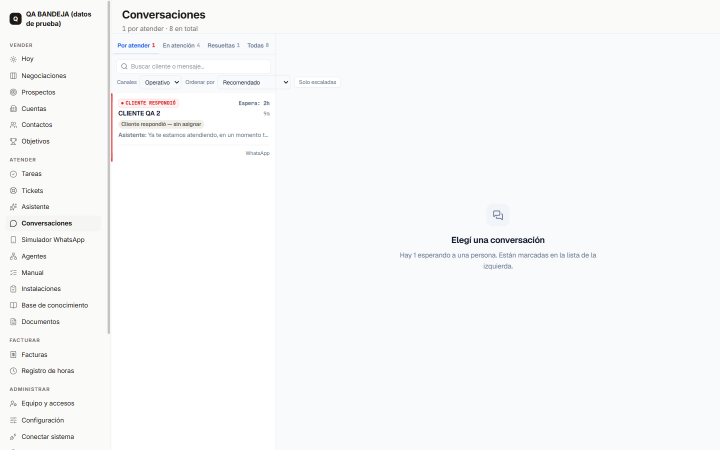
#> input picture bandeja-desktop-1440.png, 1440 x 900 px (shown at 1/2 size)
$ python p0_foto_real.py ../bandeja-desktop-1440.png ../bandeja-desktop-1440.png
#> lines starting #> are read from the running program, lines starting #| are printed output that depends on the picture
### nucleo/canales/media.py
# -*- coding: utf-8 -*-
"""
================================================================================
 MULTIMEDIA  -  achicar antes de guardar
================================================================================

Por que existe
--------------
Un telefono moderno manda fotos de 3 a 8 MB. Lo que hace falta para atender el
caso es ver que la luz del router esta en rojo, y para eso sobra una decima
parte. Guardar el original multiplica por diez el tamano de la base y no agrega
un solo dato util.

No sabe de WhatsApp ni de ningun canal: recibe bytes y devuelve bytes. El canal
lo llama despues de descargar (nucleo/canales/whatsapp.py) y antes de escribir
(nucleo/persistencia/db.py).

DEGRADA, NO FALLA
-----------------
Si Pillow no esta instalado, si el formato es raro o si la imagen viene rota,
se devuelve el original sin tocar. Perder la foto porque no se pudo comprimir
seria cambiar un problema de espacio por uno de informacion.
================================================================================
"""

from __future__ import annotations

import io

# Lado mayor al que se reduce una foto. 1600 px sigue permitiendo leer una
# etiqueta de router o el numero de serie de una ONT ampliando; mas que eso es
# resolucion que nadie mira en la pantalla de un CRM.
LADO_MAXIMO = 1600
CALIDAD_JPEG = 80


def comprimir_imagen(contenido: bytes, mime: str = "") -> tuple[bytes, str]:
    """
    (bytes, mime) listos para guardar.

    Devuelve el original si no hay nada que ganar -- comprimir una imagen que
    ya es chica la deja igual o mas pesada, y encima le agrega una recodificacion
    que solo pierde calidad.
    """
    try:
        from PIL import Image
    except ImportError:
        # Sin Pillow se guarda tal cual: pesa mas, pero la foto llega.
        return contenido, mime

    try:
        img = Image.open(io.BytesIO(contenido))
        img.load()
    except Exception:
        return contenido, mime

    try:
        # Un PNG con transparencia o un modo raro no se puede guardar como
        # JPEG. Se aplana contra blanco, que es como se va a ver en la interfaz.
        if img.mode in ("RGBA", "LA", "P"):
            fondo = Image.new("RGB", img.size, (255, 255, 255))
            img = img.convert("RGBA")
            fondo.paste(img, mask=img.split()[-1])
            img = fondo
        elif img.mode != "RGB":
            img = img.convert("RGB")

        if max(img.size) > LADO_MAXIMO:
            img.thumbnail((LADO_MAXIMO, LADO_MAXIMO), Image.LANCZOS)

        buffer = io.BytesIO()
        # optimize + progressive: dos pasadas mas al guardar, ~10% menos peso y
        # la foto se ve entera antes al cargarla en la bandeja.
        img.save(buffer, format="JPEG", quality=CALIDAD_JPEG,
                 optimize=True, progressive=True)
        comprimido = buffer.getvalue()
    except Exception:
        return contenido, mime

    if len(comprimido) >= len(contenido):
        return contenido, mime
    return comprimido, "image/jpeg"


# [11 lines left out: function preparar, not called in this run]

### tests/p0_foto_real.py
# -*- coding: utf-8 -*-
"""
================================================================================
 P0 CON UNA FOTO DE VERDAD  --  que sobrevive a comprimir_imagen()
================================================================================

    py -3.13 tests/p0_foto_real.py <ruta de la foto> [carpeta de salida]

POR QUE NO ALCANZABA LA MEDICION SINTETICA
-------------------------------------------
El P0 del 02/10/2026 se hizo con rasgos DIBUJADOS: circulos de color plano y
texto nitido sobre fondo liso. Midio lo que podia medir --que el escalado y
el JPEG 80 no corren el color de un LED, ni siquiera a 4.8 px-- y eso sigue
valiendo. Pero un dibujo no tiene nada de lo que de verdad complica una foto
de soporte: reflejo en el plastico, el LED quemado por sobreexposicion, el
movido, la luz de tungsteno que tine todo de naranja, el fondo cargado.

Un LED rojo y uno naranja son dos valores distintos del catalogo y dos
diagnosticos distintos. Si la camara de un telefono barato, con poca luz, los
acerca lo suficiente como para que la compresion los junte, el catalogo se
apoya en algo que no se sostiene -- y eso solo lo dice una foto real.

QUE HACE
--------
No inventa un veredicto automatico. Pasa la foto por la MISMA compresion de
produccion, guarda las dos versiones y recorta las zonas en las que hay algo
que mirar, ampliadas, para poder compararlas de verdad. El veredicto lo pone
quien mira -- que es justo lo que una heuristica no puede hacer.

Lo numerico que si se puede medir sin saber que hay en la foto va igual:
tamano, factor de escala y NITIDEZ por zona (varianza del Laplaciano), que
es lo que se desploma cuando un detalle fino se pierde.

LO QUE NO HACE
--------------
No manda la foto a ningun lado. Es medicion local de la compresion. Para
saber si el MODELO la entiende esta tests/test_vision_api_real.py, que
acepta una ruta como argumento.
"""

from __future__ import annotations

import sys
from pathlib import Path

sys.path.insert(0, str(Path(__file__).resolve().parents[1]))

from nucleo.canales.media import comprimir_imagen, LADO_MAXIMO, CALIDAD_JPEG


def nitidez(img) -> float:
    """
    Varianza del Laplaciano: cuanto detalle fino queda.

    Es la medida clasica de enfoque. No dice si un LED se distingue --para eso
    hay que mirar-- pero se desploma cuando el detalle se perdio, y comparar
    la misma zona antes y despues SI dice cuanto se perdio.
    """
    from PIL import ImageFilter
    gris = img.convert("L")
    bordes = gris.filter(ImageFilter.FIND_EDGES)
    #  getdata() queda deprecada en Pillow 14 y get_flattened_data no existe
    #  en las anteriores: se pide la nueva y se cae a la vieja. Un aviso de
    #  deprecacion en la salida de una medicion es ruido que termina haciendo
    #  que no se lea el resto.
    leer = getattr(bordes, "get_flattened_data", None) or bordes.getdata
    px = list(leer())
    if not px:
        return 0.0
    media = sum(px) / len(px)
    return sum((p - media) ** 2 for p in px) / len(px)


def main() -> int:
    if len(sys.argv) < 2:
        print(__doc__)
        print("[falta] la ruta de la foto.")
        return 2

    from PIL import Image

    origen = Path(sys.argv[1])
    if not origen.exists():
        print(f"[error] no existe: {origen}")
        return 2

    salida = Path(sys.argv[2]) if len(sys.argv) > 2 else origen.parent / "p0"
    salida.mkdir(parents=True, exist_ok=True)

    crudo = origen.read_bytes()
    antes = Image.open(origen)
#> antes is the input picture: PIL image 1440x900 RGB; mean R, G, B 247.2, 248.3, 249.4
    antes.load()

    comprimido, mime = comprimir_imagen(crudo, "image/jpeg")
    despues = Image.open(__import__("io").BytesIO(comprimido))
    despues.load()

    escala = despues.size[0] / antes.size[0]
#> escala = 1

    print("=" * 72)
    print(f" P0 REAL  --  {origen.name}")
    print("=" * 72)
    print(f" comprimir_imagen(): LADO_MAXIMO={LADO_MAXIMO} CALIDAD={CALIDAD_JPEG}")
    print()
    print(f"  original    {antes.size[0]}x{antes.size[1]}   "
          f"{len(crudo) // 1024} KB   {antes.mode}")
#|   original    1440x900   92 KB   RGB
    print(f"  comprimida  {despues.size[0]}x{despues.size[1]}   "
          f"{len(comprimido) // 1024} KB   {mime}")
#|   comprimida  1440x900   54 KB   image/jpeg
    print(f"  escala      {escala:.3f}"
          + (f"   (reduccion de {1 / escala:.2f}x)" if escala else ""))
#|   escala      1.000   (reduccion de 1.00x)
    print(f"  peso        {100 - len(comprimido) * 100 // max(1, len(crudo))}% menos")

    #  La MISMA zona en las dos, al mismo tamano, para que la comparacion sea
    #  honesta: comparar una grande contra una chica siempre favorece a la
    #  grande por el solo hecho de ser grande.
    comparable = antes.resize(despues.size, Image.LANCZOS)

    print()
    print("  NITIDEZ POR ZONA (varianza del Laplaciano; mas alto = mas detalle)")
    print(f"  {'zona':<16} {'original':>12} {'comprimida':>12} {'queda':>8}")

    zonas = {
        "arriba izq": (0.00, 0.00, 0.50, 0.50),
        "arriba der": (0.50, 0.00, 1.00, 0.50),
        "abajo izq": (0.00, 0.50, 0.50, 1.00),
        "abajo der": (0.50, 0.50, 1.00, 1.00),
        "centro": (0.25, 0.25, 0.75, 0.75),
        "imagen entera": (0.00, 0.00, 1.00, 1.00),
    }
    an, al = despues.size
#> an = 1440; al = 900
    for nombre, (x0, y0, x1, y1) in zonas.items():
        caja = (int(x0 * an), int(y0 * al), int(x1 * an), int(y1 * al))
        a = nitidez(comparable.crop(caja))
        d = nitidez(despues.crop(caja))
        pct = (d / a * 100) if a else 0
        print(f"  {nombre:<16} {a:>12.1f} {d:>12.1f} {pct:>7.0f}%")
#> this loop made 6 passes
#> (a, d, pct) on passes 1 to 6: (2697.4, 2687, 99.62), (471.7, 475.7, 100.9), (1632.9, 1641.4, 100.5), (933.3, 938.5, 100.6), (1044.8, 1046.1, 100.1), (1248.4, 1255.7, 100.6)
#|   arriba izq             2697.4       2687.0     100%
#|   arriba der              471.7        475.7     101%
#|   abajo izq              1632.9       1641.4     101%
#|   abajo der               933.3        938.5     101%
#|   centro                 1044.8       1046.1     100%
#|   imagen entera          1248.4       1255.7     101%
#> pass 1, in nitidez, `gris = img.convert("L")`:
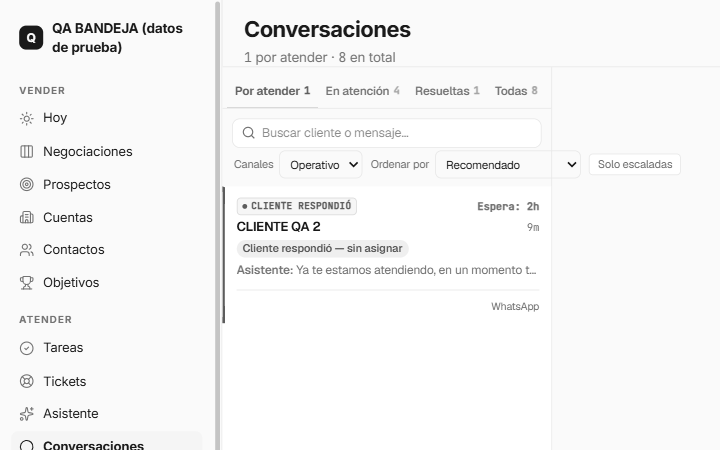
#> gris: PIL image 720x450 L; min 23, max 255, mean 245.1
#> pass 1, in nitidez, `bordes = gris.filter(ImageFilter.FIND_EDGES)`:
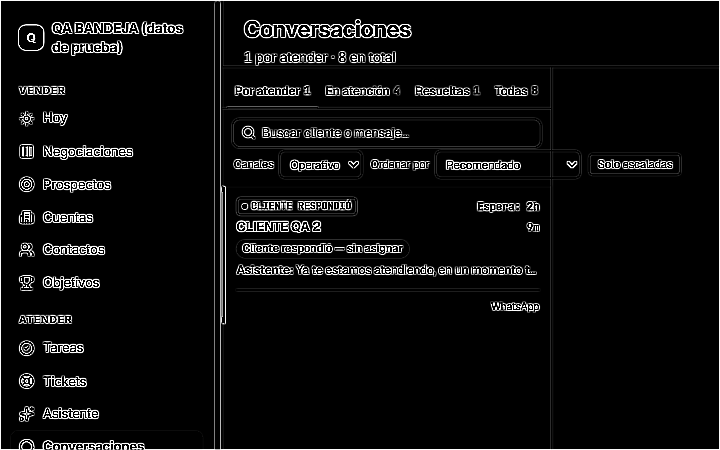
#> bordes: PIL image 720x450 L; min 0, max 255, mean 13.6

    #  Los recortes, x3, para mirar de cerca. Es lo que de verdad contesta
    #  "se distingue el color del LED": el ojo, no un numero.
    print()
    print("  RECORTES AMPLIADOS (x3) para comparar a ojo:")
    for nombre, (x0, y0, x1, y1) in zonas.items():
        if nombre == "imagen entera":
            continue
        caja = (int(x0 * an), int(y0 * al), int(x1 * an), int(y1 * al))
        clave = nombre.replace(" ", "_")
        for etiqueta, img in (("original", comparable), ("comprimida", despues)):
            recorte = img.crop(caja)
            recorte = recorte.resize(
                (recorte.size[0] * 3, recorte.size[1] * 3), Image.LANCZOS)
            destino = salida / f"{clave}__{etiqueta}.png"
            recorte.save(destino)
#> this loop made 6 passes
#> pass 1, in main, `recorte.save(destino)`:
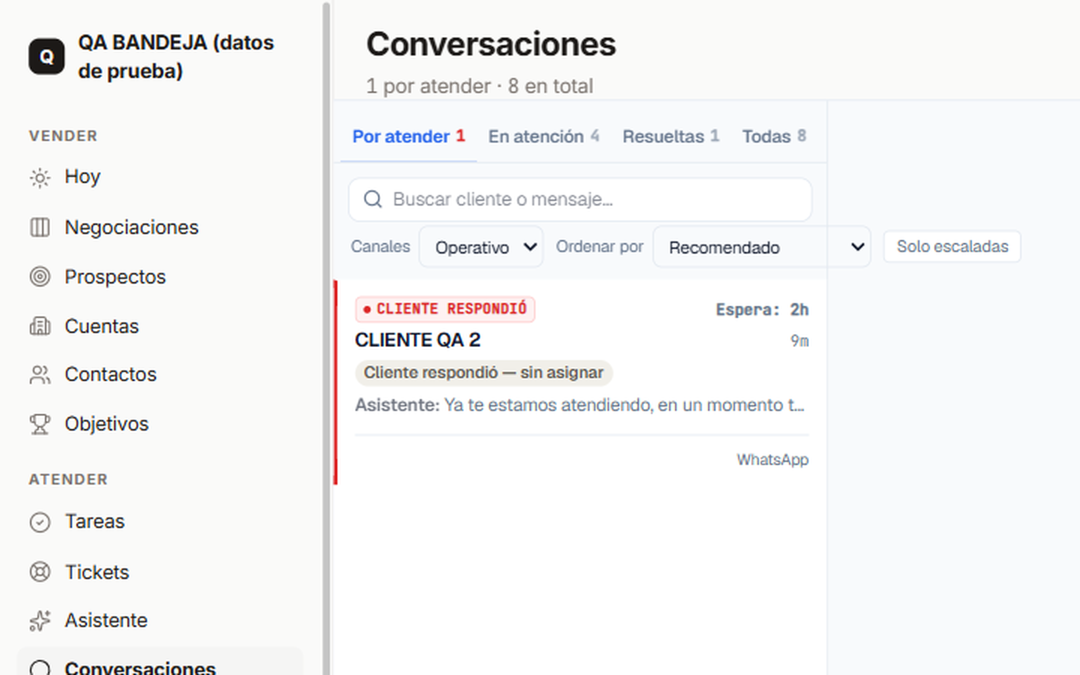
#> saved as arriba_izq__original.png: PIL image 2160x1350 RGB (shown at 1/2 size); mean R, G, B 244.6, 244.8, 245.2
#> pass 2, in main, `recorte.save(destino)`:
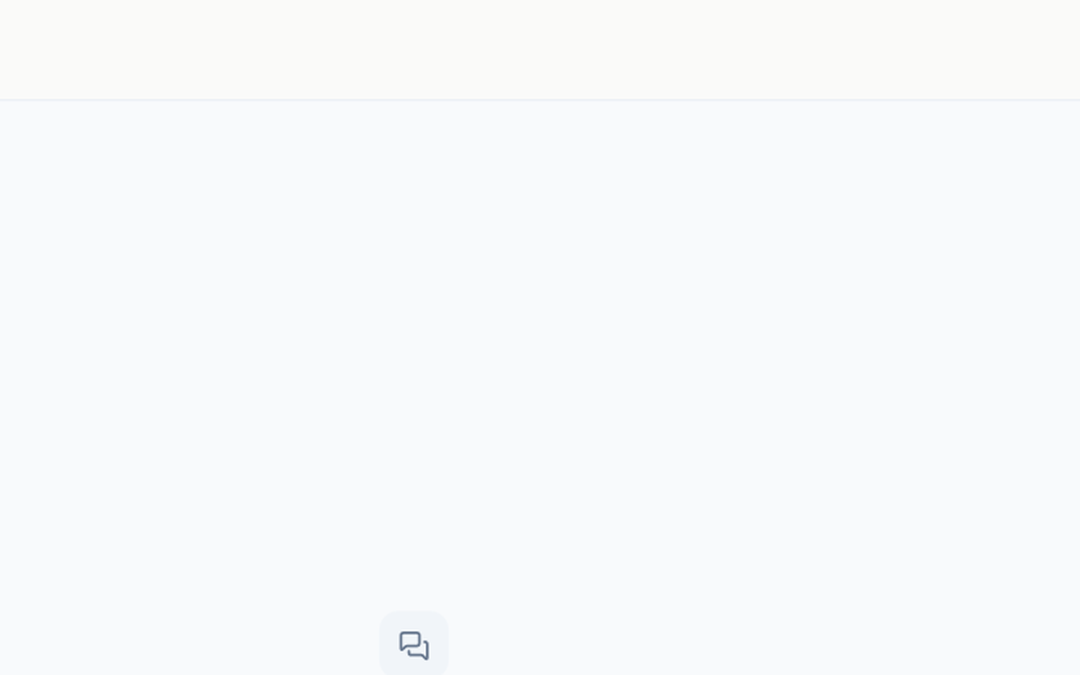
#> saved as arriba_der__original.png: PIL image 2160x1350 RGB (shown at 1/2 size); mean R, G, B 248.2, 249.9, 251.5
    (salida / "comprimida_completa.jpg").write_bytes(comprimido)
    comparable.save(salida / "original_al_mismo_tamano.png")
    print(f"    {salida}")

    print()
    print("  LO QUE HAY QUE MIRAR EN ESOS RECORTES:")
    print("    1. cada LED conserva SU color (rojo != naranja es el diagnostico)")
    print("    2. se distingue encendido de apagado")
    print("    3. los conectores conservan forma (fibra verde vs ethernet)")
    print("    4. los puertos se cuentan")
    print("    5. la etiqueta -- y si se lee, NO habilita usarla como identidad")
    print("=" * 72)
    return 0


if __name__ == "__main__":
    sys.exit(main())
#> (the program exits here)

$ run again, on .playwright-mcp/ctx-proceso.png
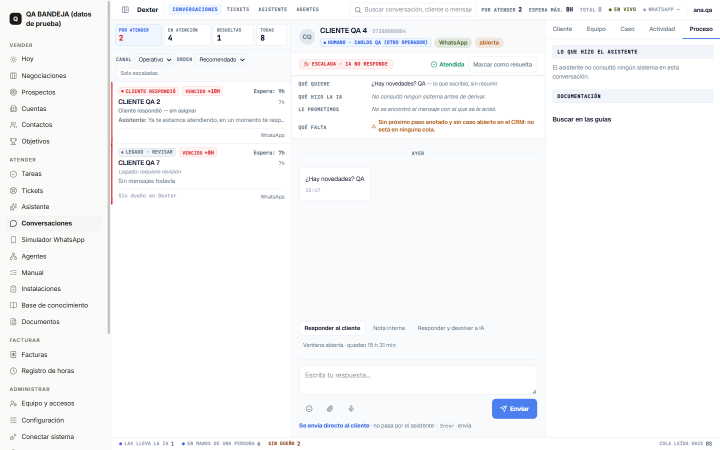
#> input picture .playwright-mcp/ctx-proceso.png, 1440 x 900 px (shown at 1/2 size)
#> in main, antes is the input picture: PIL image 1440x900 RGB; mean R, G, B 247.3, 247.8, 248.9
#|   original    1440x900   176 KB   RGB
#|   comprimida  1440x900   101 KB   image/jpeg
#|   escala      1.000   (reduccion de 1.00x)
#> the loop in main, `for nombre, (x0, y0, x1, y1) in zonas.items():` made 6 passes
#> (a, d, pct) on passes 1 to 6: (3437.6, 3375.2, 98.18), (2620.4, 2576.9, 98.34), (2088.8, 2087.1, 99.92), (888.5, 886.5, 99.77), (1429.6, 1415.9, 99.04), (2093.7, 2073.5, 99.03)
#> (printed output is left out)
#> pass 1, in nitidez, `bordes = gris.filter(ImageFilter.FIND_EDGES)`:
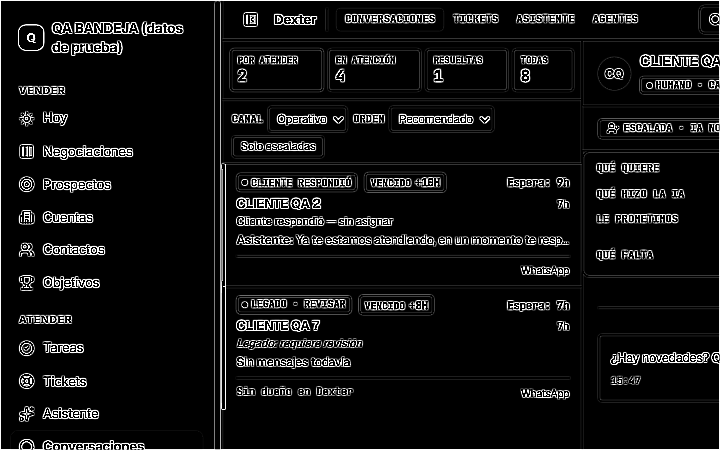
#> bordes: PIL image 720x450 L; min 0, max 255, mean 18.7
#> after the loop in main, `for nombre, (x0, y0, x1, y1) in zonas.items():`:
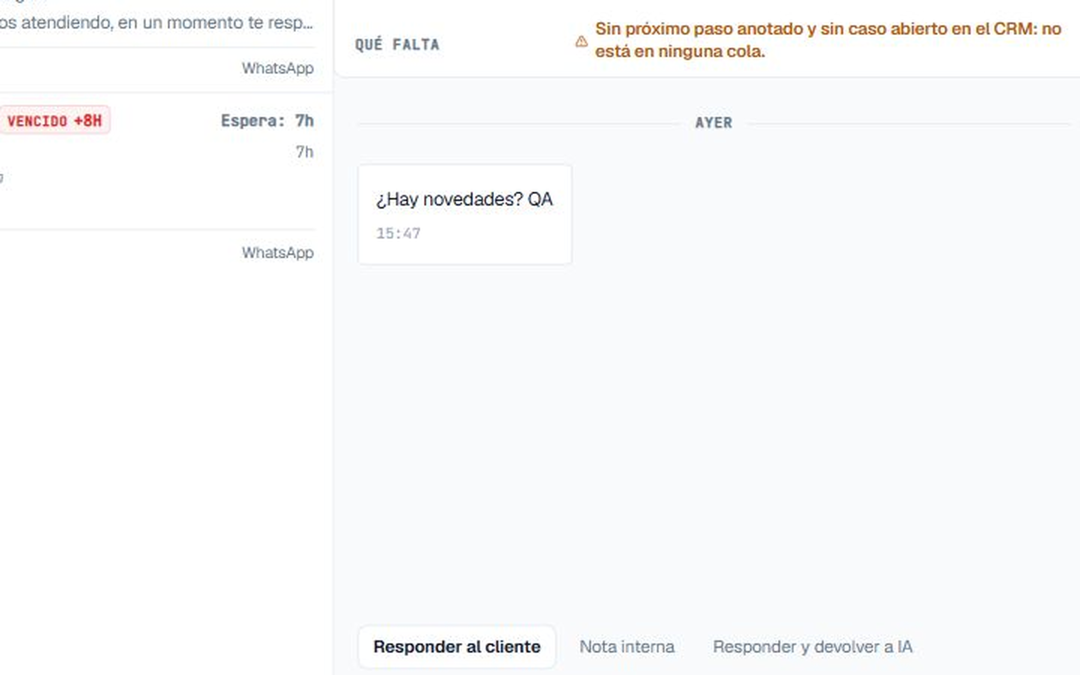
#> recorte: PIL image 2160x1350 RGB (shown at 1/2 size); mean R, G, B 249.4, 249.7, 250.6

$ run again, on apps/tecnicos-mobile/test/capturas/armazon_inicio_1024x768.png
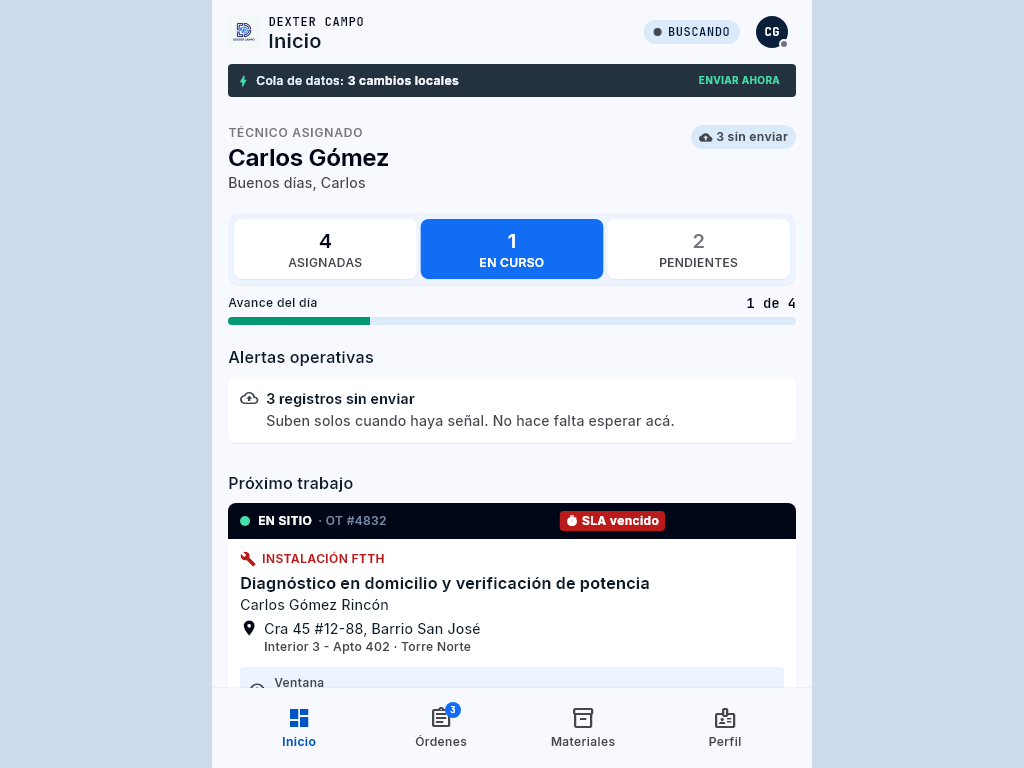
#> input picture apps/tecnicos-mobile/test/capturas/armazon_inicio_1024x768.png, 1024 x 768 px
#> in main, antes is the input picture: PIL image 1024x768 RGBA; mean R, G, B, A 212.8, 221.7, 233.7, 255
#|   original    1024x768   63 KB   RGBA
#|   comprimida  1024x768   53 KB   image/jpeg
#|   escala      1.000   (reduccion de 1.00x)
#> the loop in main, `for nombre, (x0, y0, x1, y1) in zonas.items():` made 6 passes
#> (a, d, pct) on passes 1 to 6: (2507, 2524.9, 100.7), (1380, 1388.6, 100.6), (3342.2, 3322.3, 99.4), (1554.2, 1556.4, 100.1), (3087, 3060.9, 99.15), (1981.5, 1988.4, 100.3)
#> (printed output is left out)
#> pass 1, in nitidez (call 2), `bordes = gris.filter(ImageFilter.FIND_EDGES)`:
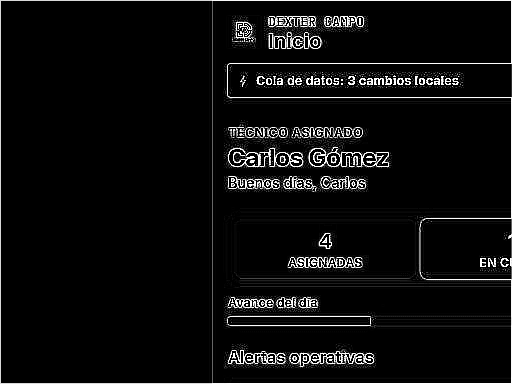
#> bordes: PIL image 512x384 L; min 0, max 255, mean 13
#> after the loop in main, `for nombre, (x0, y0, x1, y1) in zonas.items():`:
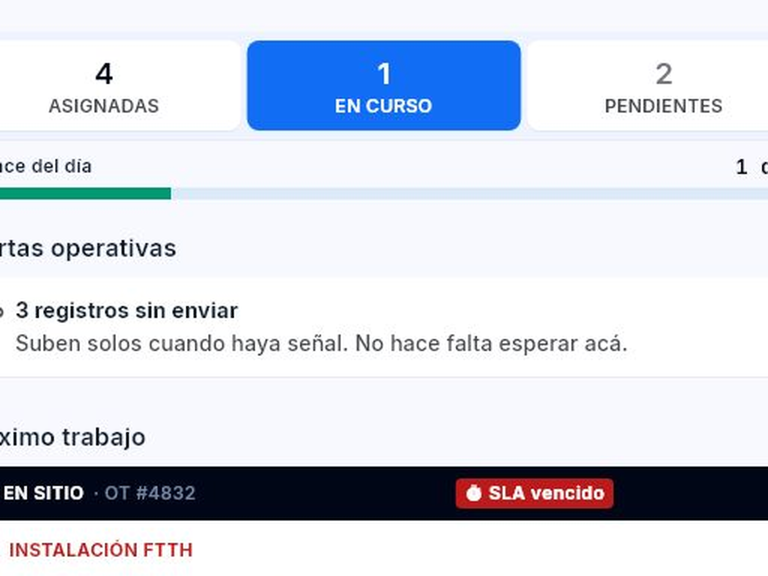
#> recorte: PIL image 1536x1152 RGB (shown at 1/2 size); mean R, G, B 211.1, 216.5, 227.5
